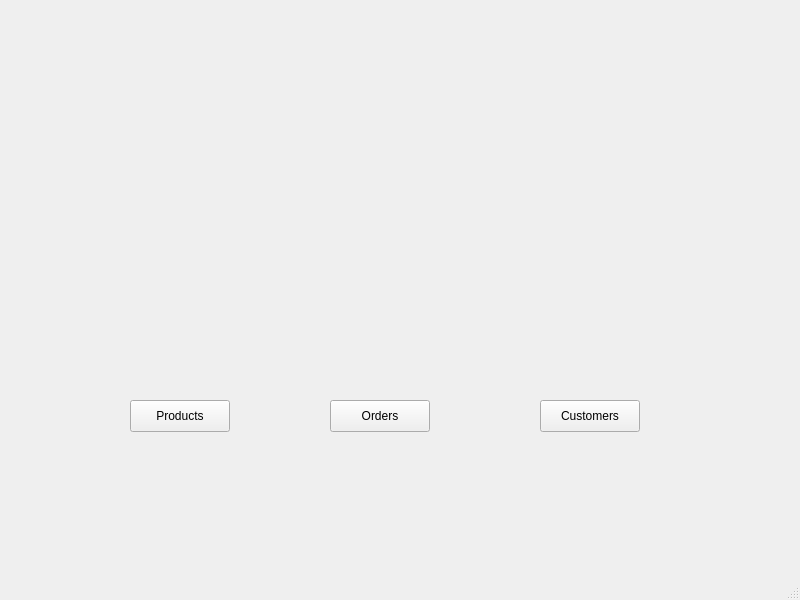
<?xml version="1.0" encoding="UTF-8"?>
<ui version="4.0">
 <class>MainWindow</class>
 <widget class="QMainWindow" name="MainWindow">
  <property name="geometry">
   <rect>
    <x>0</x>
    <y>0</y>
    <width>800</width>
    <height>600</height>
   </rect>
  </property>
  <property name="windowTitle">
   <string>MainWindow</string>
  </property>
  <widget class="QWidget" name="centralwidget">
   <widget class="QWidget" name="verticalLayoutWidget">
    <property name="geometry">
     <rect>
      <x>20</x>
      <y>10</y>
      <width>761</width>
      <height>351</height>
     </rect>
    </property>
    <layout class="QVBoxLayout" name="main_area"/>
   </widget>
   <widget class="QPushButton" name="products_btn">
    <property name="geometry">
     <rect>
      <x>130</x>
      <y>400</y>
      <width>100</width>
      <height>32</height>
     </rect>
    </property>
    <property name="text">
     <string>Products</string>
    </property>
   </widget>
   <widget class="QPushButton" name="orders_btn">
    <property name="geometry">
     <rect>
      <x>330</x>
      <y>400</y>
      <width>100</width>
      <height>32</height>
     </rect>
    </property>
    <property name="text">
     <string>Orders</string>
    </property>
   </widget>
   <widget class="QPushButton" name="customers_btn">
    <property name="geometry">
     <rect>
      <x>540</x>
      <y>400</y>
      <width>100</width>
      <height>32</height>
     </rect>
    </property>
    <property name="text">
     <string>Customers</string>
    </property>
   </widget>
  </widget>
  <widget class="QMenuBar" name="menubar">
   <property name="geometry">
    <rect>
     <x>0</x>
     <y>0</y>
     <width>800</width>
     <height>24</height>
    </rect>
   </property>
  </widget>
  <widget class="QStatusBar" name="statusbar"/>
 </widget>
 <resources/>
 <connections/>
</ui>
